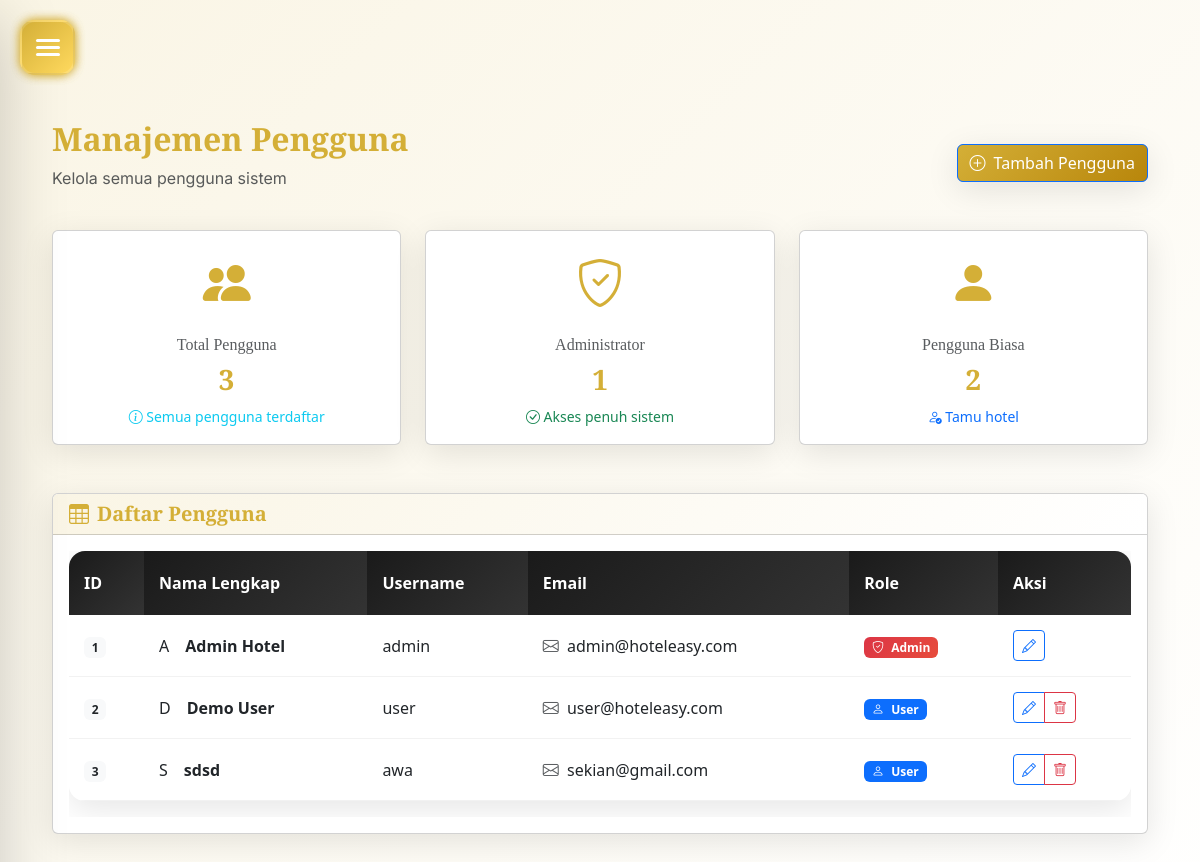
The page /admin/users.php (signed in) on the database its author committed.
### tables this page shows
CREATE TABLE `users` (
  `id` int(11) NOT NULL,
  `username` varchar(50) NOT NULL,
  `password` varchar(255) NOT NULL,
  `nama_lengkap` varchar(100) NOT NULL,
  `email` varchar(100) DEFAULT NULL,
  `phone` varchar(20) DEFAULT NULL,
  `alamat` text DEFAULT NULL,
  `role_id` int(11) NOT NULL,
  `last_login` timestamp NULL DEFAULT NULL,
  `created_at` timestamp NULL DEFAULT current_timestamp(),
  `password_reset_token` varchar(255) DEFAULT NULL,
  `password_reset_expires` timestamp NULL DEFAULT NULL,
  `login_attempts` int(11) DEFAULT 0,
  `locked_until` timestamp NULL DEFAULT NULL
);

CREATE TABLE `roles` (
  `id` int(11) NOT NULL,
  `nama_role` varchar(50) NOT NULL,
  `deskripsi` text DEFAULT NULL
);

### admin/users.php (the view, shortened to what this page needs)
<?php
include '../config/koneksi.php';
$query = "SELECT u.*, r.nama_role FROM users u LEFT JOIN roles r ON u.role_id = r.id ORDER BY u.id";
$result = mysqli_query($conn, $query);
?>
<!DOCTYPE html>
<html lang="id">
<head>
    <link rel="stylesheet" href="../assets/style.css">
    <link href="https://cdn.jsdelivr.net/npm/bootstrap@5.3.0/dist/css/bootstrap.min.css" rel="stylesheet">
    <link href="https://cdn.jsdelivr.net/npm/bootstrap-icons@1.10.5/font/bootstrap-icons.css" rel="stylesheet">
    <link rel="stylesheet" href="https://cdnjs.cloudflare.com/ajax/libs/font-awesome/6.0.0-beta3/css/all.min.css">
</head>
<body>
    <?php require('sidebar.php'); ?>
<button class="hamburger-btn">
    <div class="hamburger-icon">
    </div>
</button>
<div class="main-content">
    <div class="container-fluid">
        <div class="row mb-4">
            <div class="col">
                <div class="d-flex justify-content-between align-items-center">
                    <div>
                        <h2 class="fw-bold text-gold mb-2 fade-in-up">Manajemen Pengguna</h2>
                        <p class="text-muted fade-in-up">Kelola semua pengguna sistem</p>
                    </div>
                    <a href="user_tambah.php" class="btn btn-primary fade-in-up">
                        <i class="bi bi-plus-circle me-2"></i>Tambah Pengguna
                    </a>
                </div>
            </div>
        </div>
        <div class="row g-4 mb-5">
            <?php
            $stats_query = "SELECT
                COUNT(*) as total,
                SUM(CASE WHEN r.nama_role = 'admin' THEN 1 ELSE 0 END) as admin,
                SUM(CASE WHEN r.nama_role = 'user' THEN 1 ELSE 0 END) as user_count
                FROM users u LEFT JOIN roles r ON u.role_id = r.id";
            $stats_result = mysqli_query($conn, $stats_query);
            $stats = mysqli_fetch_assoc($stats_result);
            ?>
            <div class="col-lg-4 col-md-6">
                <div class="card h-100 fade-in-up">
                    <div class="card-body text-center">
                        <div class="mb-3">
                            <i class="bi bi-people-fill text-gold" style="font-size: 3rem;"></i>
                        </div>
                        <h6 class="text-muted mb-2">Total Pengguna</h6>
                        <h3 class="text-gold fw-bold"><?= $stats['total'] ?></h3>
                        <small class="text-info">
                            <i class="bi bi-info-circle"></i> Semua pengguna terdaftar
                        </small>
                    </div>
                </div>
            </div>
            <div class="col-lg-4 col-md-6">
                <div class="card h-100 fade-in-up">
                    <div class="card-body text-center">
                        <div class="mb-3">
                            <i class="bi bi-shield-check text-gold" style="font-size: 3rem;"></i>
                        </div>
                        <h6 class="text-muted mb-2">Administrator</h6>
                        <h3 class="text-gold fw-bold"><?= $stats['admin'] ?></h3>
                        <small class="text-success">
                            <i class="bi bi-check-circle"></i> Akses penuh sistem
                        </small>
                    </div>
                </div>
            </div>
            <div class="col-lg-4 col-md-6">
                <div class="card h-100 fade-in-up">
                    <div class="card-body text-center">
                        <div class="mb-3">
                            <i class="bi bi-person-fill text-gold" style="font-size: 3rem;"></i>
                        </div>
                        <h6 class="text-muted mb-2">Pengguna Biasa</h6>
                        <h3 class="text-gold fw-bold"><?= $stats['user_count'] ?></h3>
                        <small class="text-primary">
                            <i class="bi bi-person-check"></i> Tamu hotel
                        </small>
                    </div>
                </div>
            </div>
        </div>
        <div class="card fade-in-up">
            <div class="card-header">
                <h5 class="fw-bold text-gold mb-0">
                    <i class="bi bi-table me-2"></i>Daftar Pengguna
                </h5>
            </div>
            <div class="card-body">
                <div class="table-responsive">
                    <table class="table table-hover">
                        <thead>
                            <tr>
                                <th class="text-gold">ID</th>
                                <th class="text-gold">Nama Lengkap</th>
                                <th class="text-gold">Username</th>
                                <th class="text-gold">Email</th>
                                <th class="text-gold">Role</th>
                                <th class="text-gold">Aksi</th>
                            </tr>
                        </thead>
                        <tbody>
                            <?php while ($row = mysqli_fetch_assoc($result)): ?>
                            <tr>
                                <td><span class="badge bg-light text-dark"><?= $row['id'] ?></span></td>
                                <td>
                                    <div class="d-flex align-items-center">
                                        <div class="avatar-circle me-3">
                                            <?= strtoupper(substr($row['nama_lengkap'], 0, 1)) ?>
                                        </div>
                                        <strong><?= htmlspecialchars($row['nama_lengkap']) ?></strong>
                                    </div>
                                </td>
                                <td><?= htmlspecialchars($row['username']) ?></td>
                                <td>
                                    <i class="bi bi-envelope me-1 text-muted"></i>
                                    <?= htmlspecialchars($row['email']) ?>
                                </td>
                                <td>
                                    <?php
                                    $badge_class = $row['nama_role'] == 'admin' ? 'bg-danger' : 'bg-primary';
                                    $icon = $row['nama_role'] == 'admin' ? 'bi-shield-check' : 'bi-person';
                                    ?>
                                    <span class="badge <?= $badge_class ?>">
                                        <i class="bi <?= $icon ?> me-1"></i>
                                        <?= ucfirst($row['nama_role']) ?>
                                    </span>
                                </td>
                                <td>
                                    <div class="btn-group" role="group">
                                        <a href="user_edit.php?id=<?= $row['id'] ?>" class="btn btn-sm btn-outline-primary" title="Edit">
                                            <i class="bi bi-pencil"></i>
                                        </a>
                                        <?php if ($row['id'] != $_SESSION['user_id']): ?>
                                        <a href="user_hapus.php?id=<?= $row['id'] ?>" class="btn btn-sm btn-outline-danger"
                                           onclick="return confirm('Yakin ingin menghapus pengguna ini?')" title="Hapus">
                                            <i class="bi bi-trash"></i>
                                        </a>
                                        <?php endif; ?>
                                    </div>
                                </td>
                            </tr>
                            <?php endwhile; ?>
                        </tbody>
                    </table>
                </div>
            </div>
        </div>
    </div>
</div>
</body>
</html>

### assets/style.css (style rules this page uses)
:root { --primary-gold: #d4af37; --primary-dark: #1a1a1a; --primary-green: #2c5530; --accent-cream: #faf5e5; --text-dark: #2c2c2c; --text-light: #666666; --glass-bg: rgba(255, 255, 255, 0.1); --glass-border: rgba(255, 255, 255, 0.2); --shadow-soft: 0 8px 32px rgba(0, 0, 0, 0.1); --shadow-medium: 0 12px 48px rgba(0, 0, 0, 0.15); --shadow-strong: 0 20px 64px rgba(0, 0, 0, 0.2); --transition-smooth: all 0.4s cubic-bezier(0.4, 0, 0.2, 1); --transition-fast: all 0.2s ease; --border-radius: 16px; --border-radius-lg: 24px; }
* { margin: 0; padding: 0; box-sizing: border-box; }
html { scroll-behavior: smooth; }
body { font-family: "Inter", sans-serif; background: linear-gradient(135deg, var(--accent-cream) 0%, #ffffff 100%); color: var(--text-dark); line-height: 1.6; overflow-x: hidden; }
h1, h2, h3, h4, h5, h6 { font-family: "Playfair Display", serif; font-weight: 600; color: var(--primary-dark); margin-bottom: 1rem; }
h2 { font-size: 2.8rem; line-height: 1.3; }
h3 { font-size: 2.2rem; line-height: 1.4; }
h5 { font-size: 1.4rem; line-height: 1.5; }
h6 { font-size: 1.2rem; line-height: 1.5; }
p { font-family: "Inter", sans-serif; color: var(--text-light); margin-bottom: 1rem; }
.hamburger-btn { position: fixed; top: 30px; left: 30px; width: 60px; height: 60px; background: linear-gradient(135deg, var(--primary-gold), #b8860b); border: none; border-radius: 50%; cursor: pointer; z-index: 1001; display: flex; align-items: center; justify-content: center; box-shadow: var(--shadow-medium); transition: var(--transition-smooth); backdrop-filter: blur(10px); }
.hamburger-icon { width: 24px; height: 18px; position: relative; transform: rotate(0deg); transition: var(--transition-smooth); }
.main-content { margin-left: 0; min-height: 100vh; padding: 120px 40px 40px; transition: var(--transition-smooth); }
.btn { border-radius: 12px; padding: 15px 30px; font-weight: 600; font-size: 1rem; transition: var(--transition-fast); border: none; cursor: pointer; }
.btn-primary { background: linear-gradient(135deg, var(--primary-gold), #b8860b); color: white; box-shadow: var(--shadow-soft); }
.card { border: none; border-radius: var(--border-radius); box-shadow: var(--shadow-soft); transition: var(--transition-smooth); background: white; overflow: hidden; }
.card-header { background: linear-gradient(135deg, var(--accent-cream), white); border-bottom: 1px solid rgba(0, 0, 0, 0.1); padding: 20px; }
.card-body { padding: 25px; }
.table { background: white; border-radius: var(--border-radius); overflow: hidden; box-shadow: var(--shadow-soft); }
.table thead th { background: linear-gradient(135deg, var(--primary-dark), #333); color: white; border: none; padding: 20px 15px; font-weight: 600; }
.table tbody td { padding: 15px; border-bottom: 1px solid rgba(0, 0, 0, 0.05); vertical-align: middle; }
.badge { padding: 8px 16px; border-radius: 20px; font-weight: 500; font-size: 0.85rem; }
.badge.bg-danger { background: linear-gradient(135deg, #dc3545, #e74c3c) !important; }
.text-gold { color: var(--primary-gold); }
.fade-in-up { animation: fadeInUp 0.6s ease-out; }

### assets/css/hamburger-user.css (style rules this page uses)
:root { --bg-primary: #1c1c28; --bg-secondary: #181823; --card-bg: #23232e; --card-bg-lighter: #26263a; --primary-accent: #d4af37; --primary-accent-hover: #ffd95e; --secondary-accent-soft-purple: #9e8cfc; --secondary-accent-sky-blue: #6fc1ff; --text-primary: #ffffff; --text-secondary: #a0a0b0; --text-muted: #c0c0c0; --success-color: #4cd964; --danger-color: #ff5c5c; --border-accent: #2e2e40; --border-table: #2e2e40; }
.hamburger-btn { position: fixed; top: 20px; left: 20px; z-index: 9999; width: 55px; height: 55px; background: linear-gradient( 135deg, var(--primary-accent) 0%, var(--primary-accent-hover) 100% ); border: none; border-radius: 15px; cursor: pointer; display: flex; align-items: center; justify-content: center; box-shadow: 0 4px 15px rgba(244, 196, 48, 0.3); transition: all 0.3s ease; overflow: hidden; backdrop-filter: blur(8px); border: 2px solid rgba(255, 255, 255, 0.15); }
.main-content { transition: filter 0.3s ease; }
.hamburger-btn { box-shadow: 0 0 10px rgba(212, 175, 55, 0.8) !important; }

### rows shown on the page
users: id "1", nama_lengkap "A", nama_lengkap "Admin Hotel", username "admin", email "admin@hoteleasy.com", role.nama_role "Admin"
users: id "2", nama_lengkap "D", nama_lengkap "Demo User", username "user", email "user@hoteleasy.com", role.nama_role "User"
users: id "3", nama_lengkap "S", nama_lengkap "sdsd", username "awa", email "sekian@gmail.com", role.nama_role "User"

### other values the page prints
$stats['total'] "3"
$stats['admin'] "1"
$stats['user_count'] "2"
